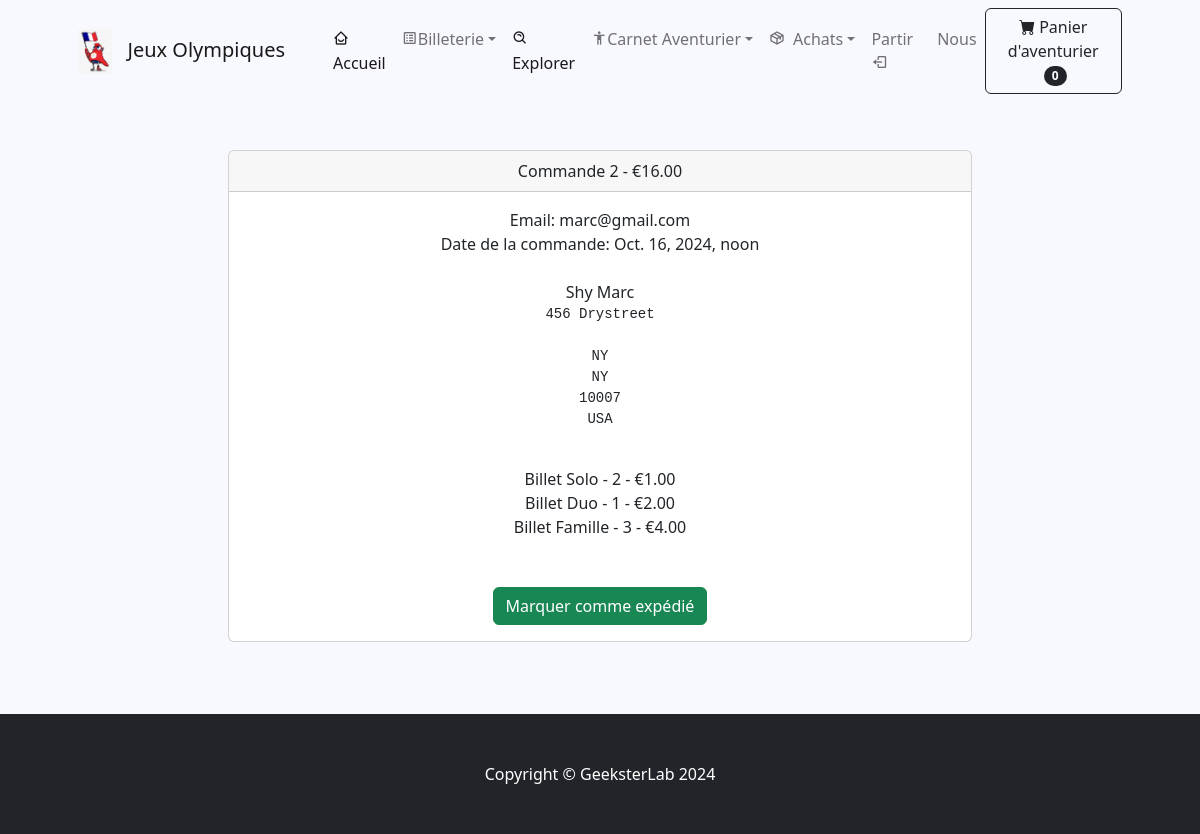
/paiement/orders/2 (signed in), run on the app's committed database.
### paiement/models.py (models this page shows, shortened)
class Order(models.Model):
	user = models.ForeignKey(User, on_delete=models.CASCADE, null=True, blank=True)
	full_name = models.CharField(max_length=250)
	email = models.EmailField(max_length=250)
	shipping_address = models.TextField(max_length=15000)
	amount_paid = models.DecimalField(max_digits=7, decimal_places=2)
	date_ordered = models.DateTimeField(auto_now_add=True)
	shipped = models.BooleanField(default=False)
	date_shipped = models.DateTimeField(blank=True, null=True)

class OrderItem(models.Model):
	order = models.ForeignKey(Order, on_delete=models.CASCADE, null=True)
	product = models.ForeignKey(Product, on_delete=models.CASCADE, null=True)
	user = models.ForeignKey(User, on_delete=models.CASCADE, null=True, blank=True)
	quantity = models.PositiveBigIntegerField(default=1)
	price = models.DecimalField(max_digits=7, decimal_places=2)

### boutique/models.py (models this page shows)
class Product(models.Model):
    name = models.CharField(max_length=100)
    price = models.DecimalField(default=0, decimal_places=2, max_digits=7)
    category = models.ForeignKey(Category, on_delete=models.CASCADE, default=1)
    description = models.CharField(max_length=250, default='', blank=True)
    image = models.ImageField(upload_to='uploads/product/')
    created_at = models.DateTimeField(auto_now_add=True)
    updated_at = models.DateTimeField(auto_now=True)
    is_sale = models.BooleanField(default=False)
    sale_price = models.DecimalField(default=0, decimal_places=2, max_digits=7)
    def __str__(self):
        return self.name

### paiement/views.py (the view, shortened to what this page needs)
# urls.py: path('orders/<int:pk>', views.orders, name='orders'),
def orders(request, pk):
	if request.user.is_authenticated and request.user.is_superuser:
		order = Order.objects.get(id=pk)
		items = OrderItem.objects.filter(order=pk)
		return render(request, 'paiement/orders.html', {"order":order, "items":items})
	else:
		messages.success(request, "Accès refusé")
		return redirect('category_summary')

### panier/cart.py (called while the page is built)
	def __len__(self):
		return len(self.cart)

### panier/context_processors.py (called while the page is built)
def cart_summary(request):
    return {'panier': Cart(request)}

### paiement/templates/paiement/orders.html (shortened to what this page needs)
{% extends 'base.html' %}
{% block content %}
        <div class="container">
        	<div class="row">
        		<center>
        			<div class="col-8">
        				<br/><br/>
<div class="card">
  <div class="card-header">
    Commande {{ order.id}} - €{{order.amount_paid}}
  </div>
  <div class="card-body">
    Email: {{ order.email}}<br/>
    {% if order.date_shipped %}
      Date d'expédition: {{ order.date_shipped}}
    {% else %}
     Date de la commande: {{ order.date_ordered}}
    {% endif %}
    <br/><br/>
    {{ order.full_name }}<br/>
    <pre>{{ order.shipping_address }}
    </pre>
    {% for item in items %}
      {{ item.product }} - {{ item.quantity }} - €{{ item.price }}<br/>
    {% endfor %}
    <br/><br/>
    {% if not order.shipped %}
    <form method="POST">
      <button type="Submit" class="btn btn-success">Marquer comme expédié</button>
    {% else %}
    <form method="POST">
      {% csrf_token %}
      <input type="hidden" name="shipping_status" value="false">
      <button type="Submit" class="btn btn-danger">Marquer comme non expédié</button>
    </from>
    {% endif %}
  </div>
</div>
<br/>
<br/><br/>
        			</div>
        		</center>
        	</div>
        </div>
{% endblock %}

### data on the page
Order: id "2", amount_paid "16.00", email "marc@gmail.com", date_ordered "Oct. 16, 2024, noon", full_name "Shy Marc", shipping_address "456 Drystreet NY NY 10007 USA"
OrderItem: product "Billet Solo", quantity "2", price "1.00"
OrderItem: product "Billet Duo", quantity "1", price "2.00"
OrderItem: product "Billet Famille", quantity "3", price "4.00"

### other printed values
{{ panier|length }} "0"
